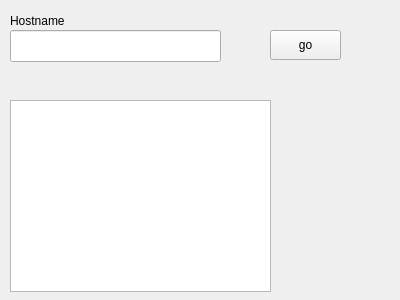
<?xml version="1.0" encoding="UTF-8"?>
<ui version="4.0">
 <class>Webclient</class>
 <widget class="QWidget" name="Webclient">
  <property name="geometry">
   <rect>
    <x>0</x>
    <y>0</y>
    <width>400</width>
    <height>300</height>
   </rect>
  </property>
  <property name="windowTitle">
   <string>Webclient</string>
  </property>
  <widget class="QLabel" name="label">
   <property name="geometry">
    <rect>
     <x>10</x>
     <y>10</y>
     <width>81</width>
     <height>22</height>
    </rect>
   </property>
   <property name="text">
    <string>Hostname</string>
   </property>
  </widget>
  <widget class="QLineEdit" name="textinput">
   <property name="geometry">
    <rect>
     <x>10</x>
     <y>30</y>
     <width>211</width>
     <height>32</height>
    </rect>
   </property>
  </widget>
  <widget class="QPushButton" name="pushButton">
   <property name="geometry">
    <rect>
     <x>270</x>
     <y>30</y>
     <width>71</width>
     <height>30</height>
    </rect>
   </property>
   <property name="text">
    <string>go</string>
   </property>
  </widget>
  <widget class="QTextBrowser" name="output_text">
   <property name="geometry">
    <rect>
     <x>10</x>
     <y>100</y>
     <width>261</width>
     <height>192</height>
    </rect>
   </property>
  </widget>
 </widget>
 <layoutdefault spacing="6" margin="11"/>
 <resources/>
 <connections/>
</ui>
